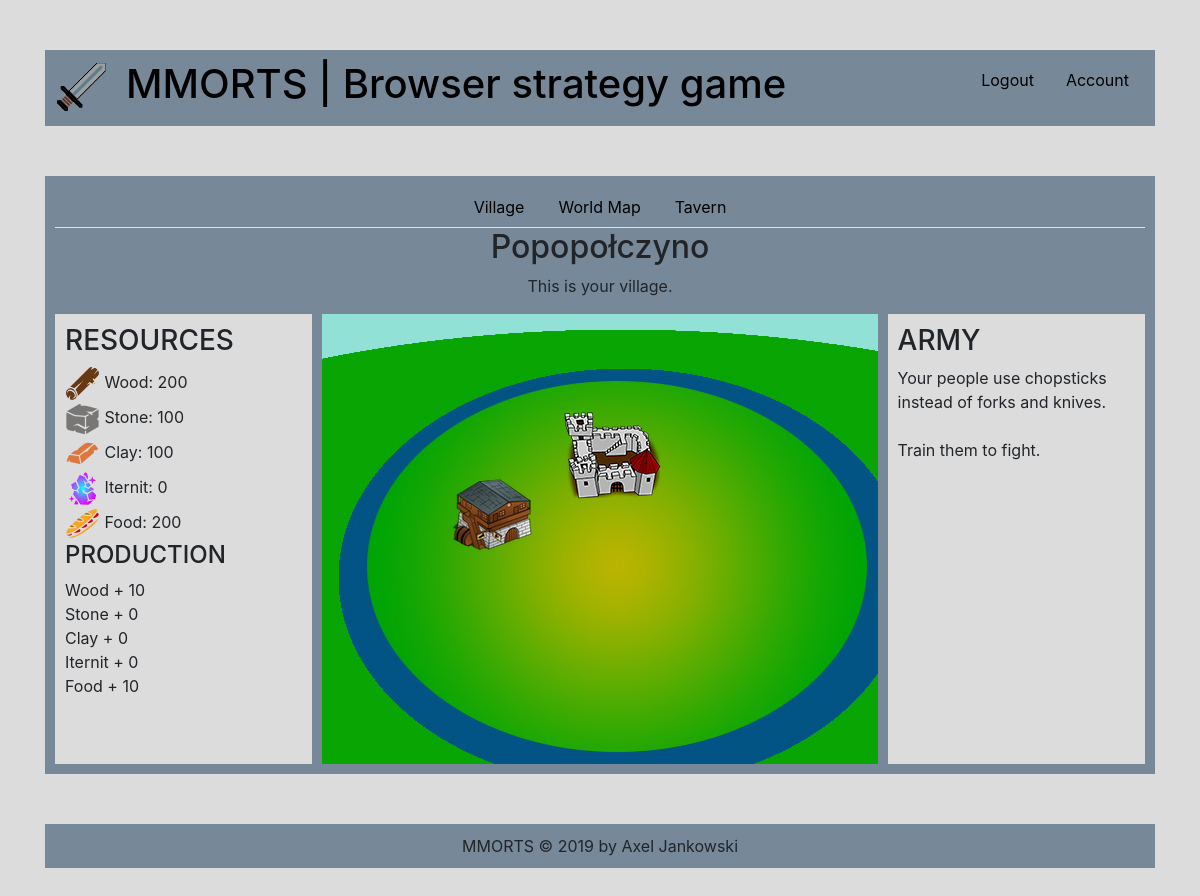
The page / (signed in) on the database its author committed.
### tables this page shows
CREATE TABLE `configuration` (
  `id` int(11) NOT NULL,
  `name` varchar(255) NOT NULL,
  `separator` varchar(3) NOT NULL,
  `description` varchar(255) NOT NULL,
  `maintenance` tinyint(1) NOT NULL,
  `logo` varchar(255) NOT NULL
);

CREATE TABLE `cities` (
  `id` int(255) NOT NULL,
  `user_id` int(255) DEFAULT NULL,
  `name` varchar(20) DEFAULT NULL,
  `resources_id` int(255) DEFAULT NULL,
  `buildings_id` int(255) DEFAULT NULL
);

CREATE TABLE `resources` (
  `id` int(255) NOT NULL,
  `user_id` int(255) NOT NULL,
  `city_id` int(255) NOT NULL,
  `wood` int(255) NOT NULL DEFAULT 200,
  `stone` int(255) NOT NULL DEFAULT 100,
  `clay` int(255) NOT NULL DEFAULT 100,
  `iternit` int(255) NOT NULL DEFAULT 0,
  `food` int(255) NOT NULL DEFAULT 200
);

CREATE TABLE `building_types` (
  `id` int(255) NOT NULL,
  `type` varchar(255) DEFAULT NULL,
  `level` int(2) DEFAULT NULL,
  `defence` int(255) DEFAULT NULL,
  `wood_production` int(255) DEFAULT NULL,
  `stone_production` int(255) DEFAULT NULL,
  `clay_production` int(255) DEFAULT NULL,
  `iternit_production` int(255) DEFAULT NULL,
  `food_production` int(255) DEFAULT NULL,
  `swordsman_production` int(255) DEFAULT NULL,
  `archer_production` int(255) DEFAULT NULL,
  `knight_production` int(255) DEFAULT NULL
);

### backend/system/config.php (called while the page is built)
<?php
    $dbserver = "localhost";
    $dbusername = "root";
    $dbpassword = "";
    $db = "mmorts";
    $conn = new mysqli($dbserver, $dbusername, $dbpassword, $db);
    if($conn->connect_error) {
        die("Connection failed: ".$conn->connect_error);
    } else {
        $query = "SELECT * FROM configuration";
        $result = mysqli_query($conn, $query);
        $row = mysqli_fetch_assoc($result);
        $title = $row['name'];
        $separator = $row['separator'];
        $description = $row['description'];
        $logo = $row['logo'];
        $maintenance = $row['maintenance'];
    }
?>

### backend/system/includes.php (called while the page is built)
<?php
    require_once("backend/system/functions.php");
    require_once("backend/system/config.php");
?>

### frontend/index.php (the view, shortened to what this page needs)
<?php
    global $title;
    global $separator;
    global $description;
    global $logo;
?>
<html lang="en">
    <head>
        <?php require_once("frontend/templates/html-head.php"); ?>
    </head>
    <body>
        <div class="container">
            <?php require_once("frontend/templates/header.php"); ?>
            <div class="layer">
                <div class="content">
                            <?php
                        if(isset($_SESSION['loggedin'])) {
                            require_once("frontend/templates/navigation.php");
                            $dbserver = "localhost";
                            $dbusername = "root";
                            $dbpassword = "";
                            $db = "mmorts";
                            $conn = new mysqli($dbserver, $dbusername, $dbpassword, $db);
                            $username = $_SESSION['loggedin'];
                            $query = "SELECT id FROM users WHERE username = '$username'";
                            $result = mysqli_query($conn, $query);
                            $row = mysqli_fetch_assoc($result);
                            $userId = $row['id'];
                            $query = "SELECT id, name, resources_id FROM cities WHERE user_id = '$userId'";
                            $result = mysqli_query($conn, $query);
                            if(mysqli_num_rows($result) > 0) {
                                $row = mysqli_fetch_assoc($result);
                                $cityId = $row['id'];
                                $cityName = $row['name'];
                                $cityResourcesId = $row['resources_id'];
                                $query = "SELECT wood, stone, clay, iternit, food FROM resources WHERE id = '$cityResourcesId'";
                                $result = mysqli_query($conn, $query);
                                $row = mysqli_fetch_assoc($result);
                                $wood = $row['wood'];
                                $stone = $row['stone'];
                                $clay = $row['clay'];
                                $iternit = $row['iternit'];
                                $food = $row['food'];
                                $query = "SELECT keep_level, tavern_level, barracks_level FROM buildings WHERE city_id = '$cityId'";
                                $result = mysqli_query($conn, $query);
                                $row = mysqli_fetch_assoc($result);
                                $keepLevel = $row['keep_level'];
                                $tavernLevel = $row['tavern_level'];
                                $query = "SELECT defence, wood_production, stone_production, clay_production, iternit_production, food_production FROM building_types WHERE type = 'keep' AND level = '$keepLevel'";
                                $result = mysqli_query($conn, $query);
                                $row = mysqli_fetch_assoc($result);
                                $keepWood = $row['wood_production'];
                                $keepStone = $row['stone_production'];
                                $keepClay = $row['clay_production'];
                                $keepIternit = $row['iternit_production'];
                                $keepFood = $row['food_production'];
                                ?>
                                    <div class="text-center">
                                        <h2><?php echo $cityName; ?></h2>
                                        <p>This is your village.</p>
                                    </div>
                                    <div class="village-container">
                                        <div class="left-panel">
                                            <h3>RESOURCES</h3>
                                            <?php
                                                echo "<img src='frontend/images/icons/wood.svg' class='icon' /> Wood: ".$wood."<br/>";
                                                echo "<img src='frontend/images/icons/stone.svg' class='icon' /> Stone: ".$stone."<br/>";
                                                echo "<img src='frontend/images/icons/clay.svg' class='icon' /> Clay: ".$clay."<br/>";
                                                echo "<img src='frontend/images/icons/iternit.svg' class='icon' /> Iternit: ".$iternit."<br/>";
                                                echo "<img src='frontend/images/icons/food.svg' class='icon' /> Food: ".$food."<br/>";
                                            ?>
                                            <h4>PRODUCTION</h4>
                                            <?php
                                                echo "Wood + ".$keepWood."<br/>";
                                                echo "Stone + ".$keepStone."<br/>";
                                                echo "Clay + ".$keepClay."<br/>";
                                                echo "Iternit + ".$keepIternit."<br/>";
                                                echo "Food + ".$keepFood."<br/>";
                                            ?>
                                        </div>
                                        <div class="village">
                                            <div class="keep" title="Keep lvl. <?php echo $keepLevel; ?>" onclick="openBuildPanel(keep)">
                                            <?php
                                                if($keepLevel > 0) {
                                                ?>
                                                    <img src="frontend/images/keep.png"/>
                                                <?php
                                                } else {
                                                ?>
                                                    <img src="frontend/images/keep.png"/>
                                                <?php
                                                }
                                            ?>
                                            </div>
                                            <div class="tavern" onclick="openBuildPanel(tavern)">
                                            <?php
                                                if($tavernLevel > 0) {
                                                ?>
                                                    <img src="frontend/images/tavern.png" title="Tavern"/>
                                                <?php
                                                } else {
                                                ?>
                                                    <img src="frontend/images/tavern.png" title="Tavern ruins"/>
                                                <?php
                                                }
                                            ?>
                                            </div>
                                        </div>
                                        <div class="right-panel" id="army">
                                            <h3>ARMY</h3>
                                            Your people use chopsticks instead of forks and knives.
                                            <br/><br/>
                                            Train them to fight.
                                        </div>
                                    </div>
                                <?php
                            }
                        } else {
                            ?>
                                <h2>Main</h2>
                                <p>This is the main page.</p>
                            <?php
                        }
                    ?>
                </div>
            </div>
            <?php require_once("frontend/templates/footer.php"); ?>
        </div>
    </body>
</html>

### index.php (shortened to what this page needs)
<?php
    require_once("backend/system/includes.php");
    if ($maintenance == true) {
        echo "The site is under construction.";
    }
    elseif ($maintenance == false) {
        getPage();
    }
?>

### backend/system/functions.php
<?php
    function getPage() {
        if(isset($_GET['page'])){
            $page = $_GET['page'];
            if($page == "index") {
                require_once("frontend/index.php");
            }
            elseif($page == "worldmap") {
                require_once("frontend/pages/worldmap.php");
            }
            elseif($page == "tavern") {
                require_once("frontend/pages/tavern.php");
            }
            elseif($page == "login") {
                require_once("frontend/pages/login.php");
            }
            elseif($page == "register") {
                require_once("frontend/pages/register.php");
            }
            elseif($page == "logout") {
                session_destroy();
                header("Location: index.php?msg=logoutsuccess");
                die();
            }
        } else {
            require_once("frontend/index.php");
        }
    }
?>

### frontend/templates/html-head.php (shortened to what this page needs)
<link href="frontend/design/css/bootstrap.css" rel="stylesheet">
<link href="frontend/design/css/style.css" type="text/css" rel="stylesheet">

### frontend/templates/header.php
<?php
    global $logo;
?>
<div class="layer">
    <div class="header">
        <div class="logo">
            <a href="index.php?page=index"><img src="frontend/images/<?php echo $logo; ?>" class="responsive" /></a>
        </div>
        <div class="title">
            <h1><a href="index.php?page=index"><?php echo $title.$separator.$description; ?></a></h1>
        </div>
        <?php
            require_once("frontend/templates/account-actions.php");
        ?>
    </div>
</div>

### frontend/templates/account-actions.php (shortened to what this page needs)
<?php
    if(isset($_SESSION['loggedin'])) {
        ?>
            <nav class="nav justify-content-end">
                <a href="index.php?page=logout" class="nav-item nav-link">Logout</a>
                <a href="index.php?page=account" class="nav-item nav-link">Account</a>
            </nav>
        <?php
    }
?>

### frontend/templates/navigation.php
<nav class="nav nav-tabs justify-content-center">
    <a href="index.php?page=index" class="nav-item nav-link">Village</a>
    <a href="index.php?page=worldmap" class="nav-item nav-link">World Map</a>
    <a href="index.php?page=tavern" class="nav-item nav-link">Tavern</a>
</nav>

### frontend/templates/footer.php
<div class="layer">
    <div class="footer">
        <?php echo $title; ?> &copy; 2019 by <a title="axeljankowskii@gmail.com">Axel Jankowski</a>
    </div>
</div>

### frontend/design/css/style.css (style rules this page uses)
body { background-color: gainsboro; }
*:link { color: black; }
.container { width: 1200px; margin: 0 auto; }
.layer { margin-top: 50px; margin-bottom: 50px; }
.header { background-color: lightslategrey; padding: 10px; overflow: hidden; }
.logo { float: left; width: 56px; }
.title { float: left; margin-left: 15px; }
.content { background-color: lightslategrey; width: 100%; display: inline-block; padding: 10px; }
.village-container { width: 100%; height: 450px; display: flex; }
.left-panel { background-color: gainsboro; width: 27.5%; height: 100%; padding: 10px; }
.icon { width: 35px; height: auto; }
.village { background-image: url("../../images/map.jpg"); width: 60%; height: 100%; margin: 0 10px; }
.keep { position: absolute; margin-left: 240px; margin-top: 90px; }
.tavern { position: absolute; margin-left: 130px; margin-top: 160px; }
.keep, .tavern:hover { cursor: pointer; }
.right-panel { background-color: gainsboro; width: 27.5%; height: 100%; padding: 10px; }
#army { display: block; }
.footer { background-color: lightslategrey; padding: 10px; text-align: center; }
.responsive { width: 100%; height: auto; }

### rows shown on the page
configuration: logo (picture), name "MMORTS", separator "|", description "Browser strategy game"
cities: name "Popopołczyno"
resources: wood "200", stone "100", clay "100", iternit "0", food "200"
building_types: wood_production "10", stone_production "0", clay_production "0", iternit_production "0", food_production "10"
